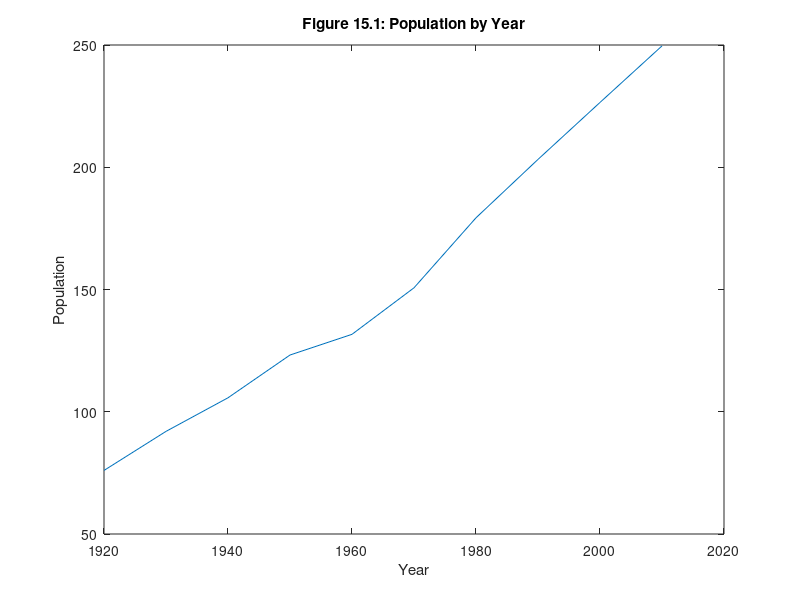
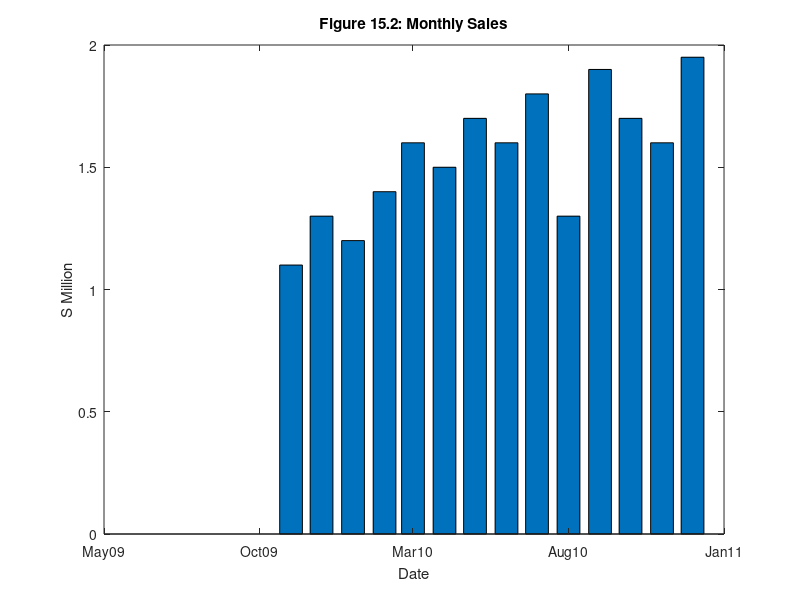

Write the MATLAB code that produced these figures, in order.
% MATLAB Script: PlotTimeData.m

% t variable (time)
t = (1920:10:2010)';

% p variable (population)
p = [ 75.995; 91.972; 105.711; 123.203; 131.669;
     150.697; 179.323; 203.212; 226.505; 249.633];

plot(datenum(t,1,1),p)

datetick('x','yyyy') % use 4-digit year on the x-axis
xlabel('Year')
ylabel('Population')
title('Figure 15.1: Population by Year')

% Creating a bar chart of company sales from November 2009 to December 2010
y = [2009 2009 2010*ones(1,12)]';
m = [11 12 (1:12)]';
s = [1.1 1.3 1.2 1.4 1.6 1.5 1.7 1.6 1.8 1.3 1.9 1.7 1.6 1.95]';
figure;
bar(datenum(y,m,1),s)  % Create the bar chart

datetick('x','mmmyy')
xlabel('Date')
ylabel('S Million')
title('Figure 15.2: Monthly Sales')